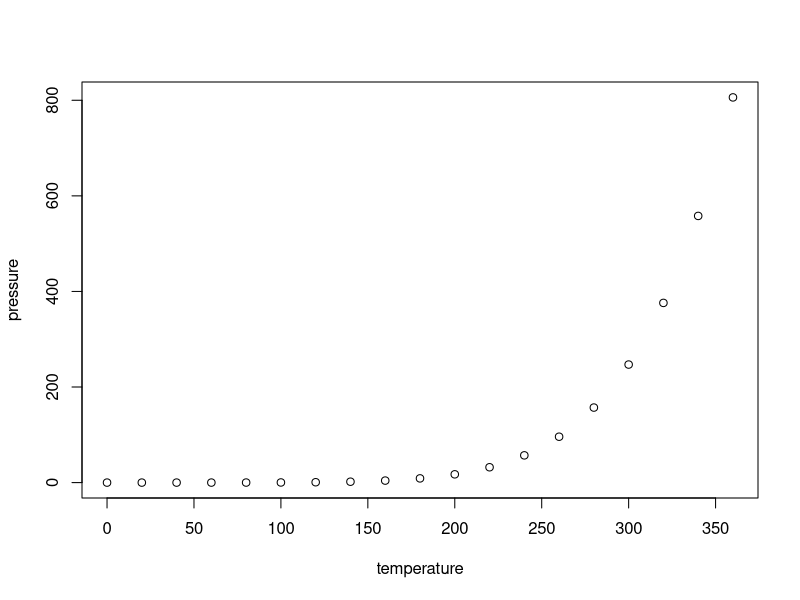
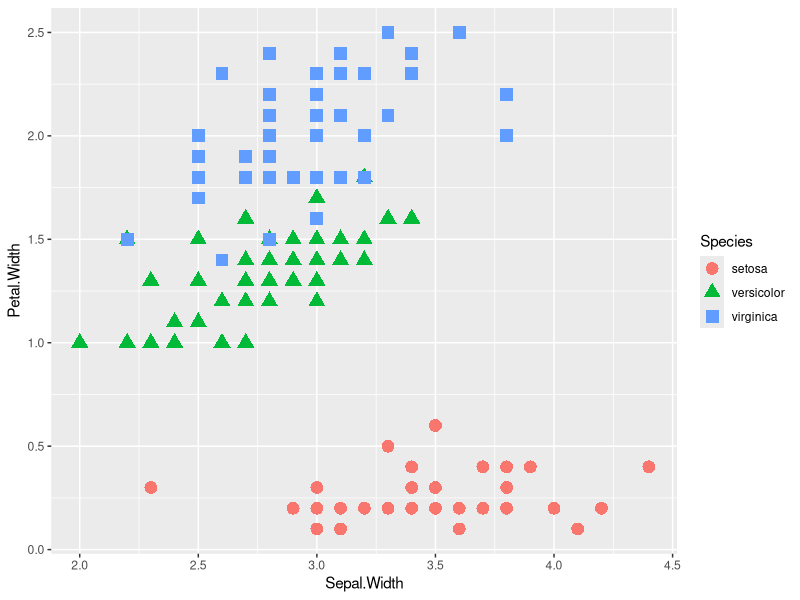

Write the R code that produced these figures, in order.
## ---- chunk 1
knitr::opts_chunk$set(echo = FALSE)
## ---- chunk 2
summary(cars)
## ---- chunk 3
plot(pressure)
## ---- chunk 4
library(ggplot2)
ggplot(data=iris, aes(x = Sepal.Width, y = Petal.Width, shape = Species, color = Species)) + geom_point(size = 4)
